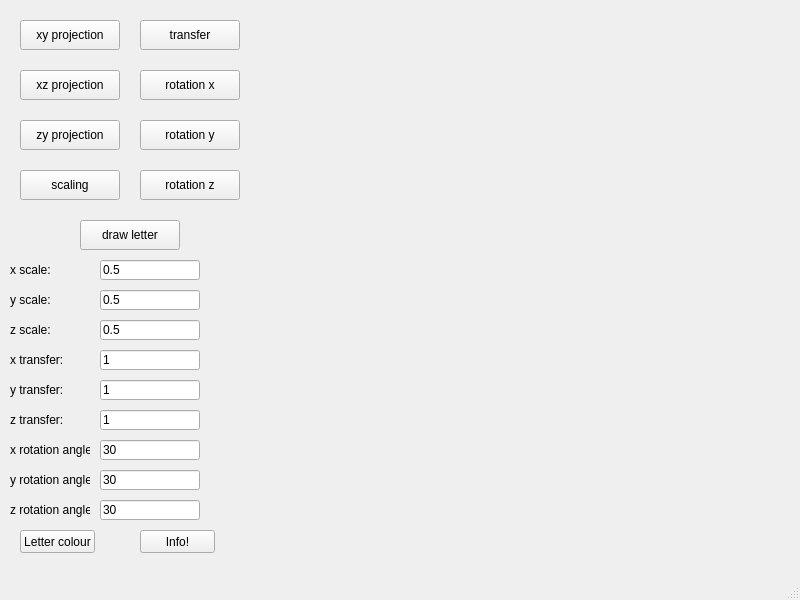
<?xml version="1.0" encoding="UTF-8"?>
<ui version="4.0">
 <class>MainWindow</class>
 <widget class="QMainWindow" name="MainWindow">
  <property name="geometry">
   <rect>
    <x>0</x>
    <y>0</y>
    <width>800</width>
    <height>600</height>
   </rect>
  </property>
  <property name="windowTitle">
   <string>MainWindow</string>
  </property>
  <widget class="QWidget" name="centralwidget">
   <widget class="letter" name="widget" native="true">
    <property name="geometry">
     <rect>
      <x>260</x>
      <y>10</y>
      <width>511</width>
      <height>531</height>
     </rect>
    </property>
   </widget>
   <widget class="QPushButton" name="pushButton">
    <property name="geometry">
     <rect>
      <x>20</x>
      <y>20</y>
      <width>100</width>
      <height>30</height>
     </rect>
    </property>
    <property name="text">
     <string>xy projection</string>
    </property>
   </widget>
   <widget class="QPushButton" name="pushButton_2">
    <property name="geometry">
     <rect>
      <x>20</x>
      <y>70</y>
      <width>100</width>
      <height>30</height>
     </rect>
    </property>
    <property name="text">
     <string>xz projection</string>
    </property>
   </widget>
   <widget class="QPushButton" name="pushButton_3">
    <property name="geometry">
     <rect>
      <x>20</x>
      <y>120</y>
      <width>100</width>
      <height>30</height>
     </rect>
    </property>
    <property name="text">
     <string>zy projection</string>
    </property>
   </widget>
   <widget class="QPushButton" name="pushButton_4">
    <property name="geometry">
     <rect>
      <x>20</x>
      <y>170</y>
      <width>100</width>
      <height>30</height>
     </rect>
    </property>
    <property name="text">
     <string>scaling</string>
    </property>
   </widget>
   <widget class="QPushButton" name="pushButton_5">
    <property name="geometry">
     <rect>
      <x>140</x>
      <y>20</y>
      <width>100</width>
      <height>30</height>
     </rect>
    </property>
    <property name="text">
     <string>transfer</string>
    </property>
   </widget>
   <widget class="QPushButton" name="pushButton_6">
    <property name="geometry">
     <rect>
      <x>140</x>
      <y>70</y>
      <width>100</width>
      <height>30</height>
     </rect>
    </property>
    <property name="text">
     <string>rotation x</string>
    </property>
   </widget>
   <widget class="QPushButton" name="pushButton_7">
    <property name="geometry">
     <rect>
      <x>140</x>
      <y>120</y>
      <width>100</width>
      <height>30</height>
     </rect>
    </property>
    <property name="text">
     <string>rotation y</string>
    </property>
   </widget>
   <widget class="QPushButton" name="pushButton_8">
    <property name="geometry">
     <rect>
      <x>140</x>
      <y>170</y>
      <width>100</width>
      <height>30</height>
     </rect>
    </property>
    <property name="text">
     <string>rotation z</string>
    </property>
   </widget>
   <widget class="QPushButton" name="pushButton_9">
    <property name="geometry">
     <rect>
      <x>80</x>
      <y>220</y>
      <width>100</width>
      <height>30</height>
     </rect>
    </property>
    <property name="text">
     <string>draw letter</string>
    </property>
   </widget>
   <widget class="QLabel" name="label">
    <property name="geometry">
     <rect>
      <x>10</x>
      <y>260</y>
      <width>50</width>
      <height>20</height>
     </rect>
    </property>
    <property name="text">
     <string>x scale:</string>
    </property>
   </widget>
   <widget class="QLineEdit" name="lineEdit">
    <property name="geometry">
     <rect>
      <x>100</x>
      <y>260</y>
      <width>100</width>
      <height>20</height>
     </rect>
    </property>
    <property name="text">
     <string>0.5</string>
    </property>
   </widget>
   <widget class="QLabel" name="label_2">
    <property name="geometry">
     <rect>
      <x>10</x>
      <y>290</y>
      <width>50</width>
      <height>20</height>
     </rect>
    </property>
    <property name="text">
     <string>y scale:</string>
    </property>
   </widget>
   <widget class="QLabel" name="label_3">
    <property name="geometry">
     <rect>
      <x>10</x>
      <y>320</y>
      <width>50</width>
      <height>20</height>
     </rect>
    </property>
    <property name="text">
     <string>z scale:</string>
    </property>
   </widget>
   <widget class="QLabel" name="label_4">
    <property name="geometry">
     <rect>
      <x>10</x>
      <y>350</y>
      <width>60</width>
      <height>20</height>
     </rect>
    </property>
    <property name="text">
     <string>x transfer:</string>
    </property>
   </widget>
   <widget class="QLabel" name="label_5">
    <property name="geometry">
     <rect>
      <x>10</x>
      <y>380</y>
      <width>60</width>
      <height>20</height>
     </rect>
    </property>
    <property name="text">
     <string>y transfer:</string>
    </property>
   </widget>
   <widget class="QLabel" name="label_6">
    <property name="geometry">
     <rect>
      <x>10</x>
      <y>410</y>
      <width>60</width>
      <height>20</height>
     </rect>
    </property>
    <property name="text">
     <string>z transfer:</string>
    </property>
   </widget>
   <widget class="QLabel" name="label_7">
    <property name="geometry">
     <rect>
      <x>10</x>
      <y>440</y>
      <width>80</width>
      <height>20</height>
     </rect>
    </property>
    <property name="text">
     <string>x rotation angle:</string>
    </property>
   </widget>
   <widget class="QLabel" name="label_8">
    <property name="geometry">
     <rect>
      <x>10</x>
      <y>470</y>
      <width>80</width>
      <height>20</height>
     </rect>
    </property>
    <property name="text">
     <string>y rotation angle: </string>
    </property>
   </widget>
   <widget class="QLabel" name="label_9">
    <property name="geometry">
     <rect>
      <x>10</x>
      <y>500</y>
      <width>80</width>
      <height>20</height>
     </rect>
    </property>
    <property name="text">
     <string>z rotation angle:</string>
    </property>
   </widget>
   <widget class="QLineEdit" name="lineEdit_2">
    <property name="geometry">
     <rect>
      <x>100</x>
      <y>290</y>
      <width>100</width>
      <height>20</height>
     </rect>
    </property>
    <property name="text">
     <string>0.5</string>
    </property>
   </widget>
   <widget class="QLineEdit" name="lineEdit_3">
    <property name="geometry">
     <rect>
      <x>100</x>
      <y>320</y>
      <width>100</width>
      <height>20</height>
     </rect>
    </property>
    <property name="text">
     <string>0.5</string>
    </property>
   </widget>
   <widget class="QLineEdit" name="lineEdit_4">
    <property name="geometry">
     <rect>
      <x>100</x>
      <y>350</y>
      <width>100</width>
      <height>20</height>
     </rect>
    </property>
    <property name="text">
     <string>1</string>
    </property>
   </widget>
   <widget class="QLineEdit" name="lineEdit_5">
    <property name="geometry">
     <rect>
      <x>100</x>
      <y>380</y>
      <width>100</width>
      <height>20</height>
     </rect>
    </property>
    <property name="text">
     <string>1</string>
    </property>
   </widget>
   <widget class="QLineEdit" name="lineEdit_6">
    <property name="geometry">
     <rect>
      <x>100</x>
      <y>410</y>
      <width>100</width>
      <height>20</height>
     </rect>
    </property>
    <property name="text">
     <string>1</string>
    </property>
   </widget>
   <widget class="QLineEdit" name="lineEdit_7">
    <property name="geometry">
     <rect>
      <x>100</x>
      <y>440</y>
      <width>100</width>
      <height>20</height>
     </rect>
    </property>
    <property name="text">
     <string>30</string>
    </property>
   </widget>
   <widget class="QLineEdit" name="lineEdit_8">
    <property name="geometry">
     <rect>
      <x>100</x>
      <y>470</y>
      <width>100</width>
      <height>20</height>
     </rect>
    </property>
    <property name="text">
     <string>30</string>
    </property>
   </widget>
   <widget class="QLineEdit" name="lineEdit_9">
    <property name="geometry">
     <rect>
      <x>100</x>
      <y>500</y>
      <width>100</width>
      <height>20</height>
     </rect>
    </property>
    <property name="text">
     <string>30</string>
    </property>
   </widget>
   <widget class="QPushButton" name="pushButton_10">
    <property name="geometry">
     <rect>
      <x>20</x>
      <y>530</y>
      <width>75</width>
      <height>23</height>
     </rect>
    </property>
    <property name="text">
     <string>Letter colour</string>
    </property>
   </widget>
   <widget class="QPushButton" name="pushButton_11">
    <property name="geometry">
     <rect>
      <x>140</x>
      <y>530</y>
      <width>75</width>
      <height>23</height>
     </rect>
    </property>
    <property name="text">
     <string>Info!</string>
    </property>
   </widget>
  </widget>
  <widget class="QMenuBar" name="menubar">
   <property name="geometry">
    <rect>
     <x>0</x>
     <y>0</y>
     <width>800</width>
     <height>21</height>
    </rect>
   </property>
  </widget>
  <widget class="QStatusBar" name="statusbar"/>
 </widget>
 <customwidgets>
  <customwidget>
   <class>letter</class>
   <extends>QWidget</extends>
   <header>letter.h</header>
   <container>1</container>
  </customwidget>
 </customwidgets>
 <resources/>
 <connections/>
</ui>
